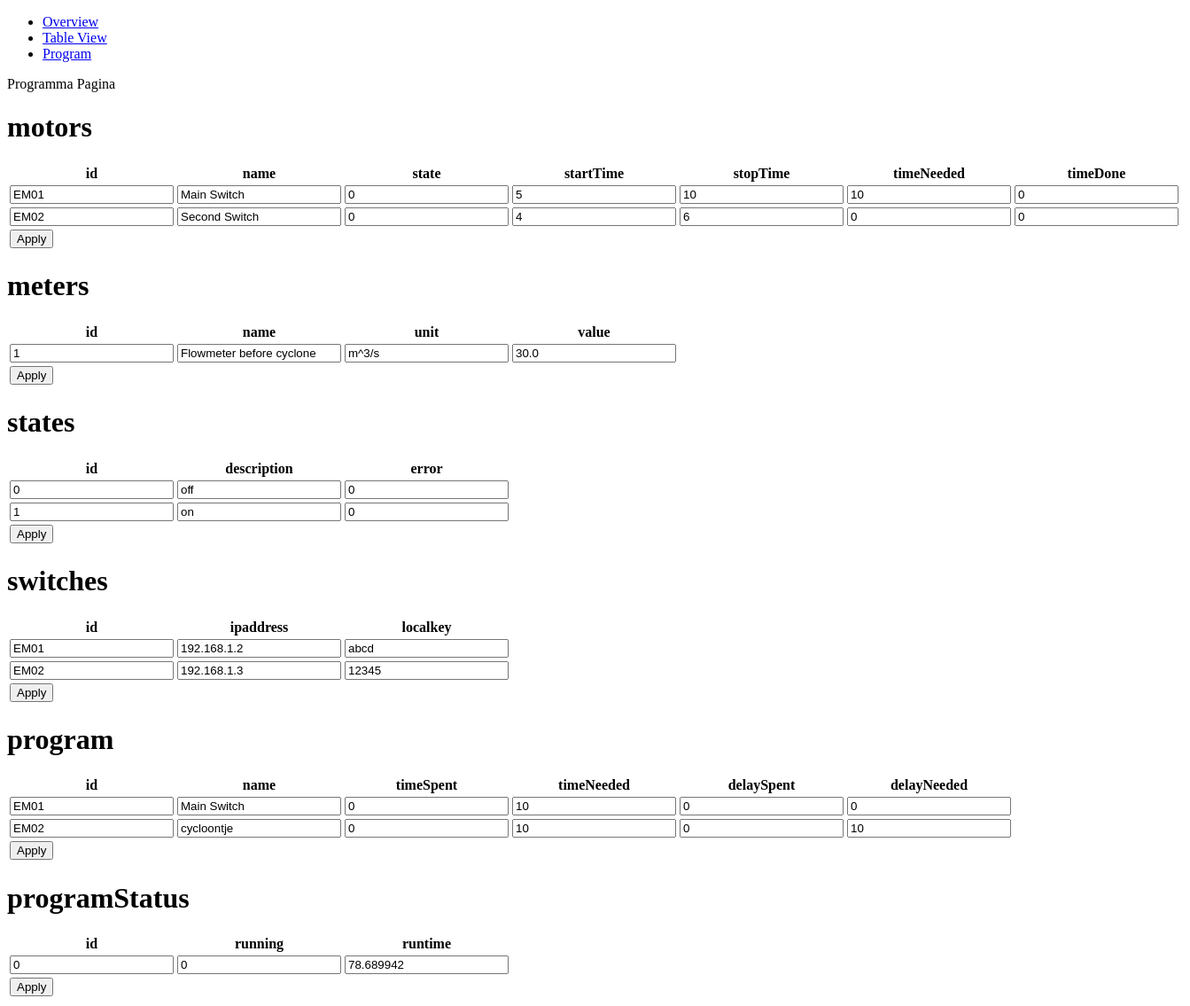
Page /program on the earlier database version.
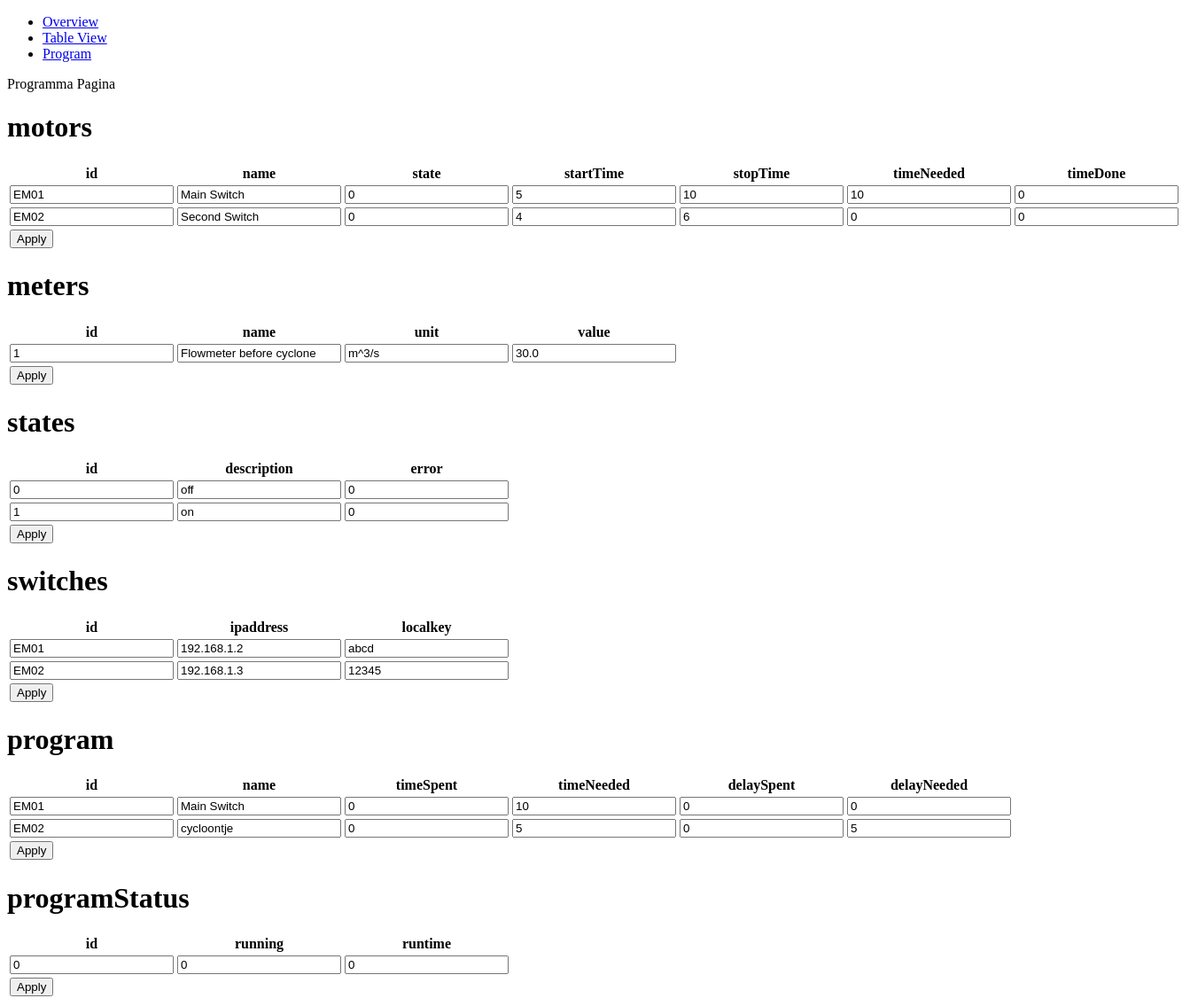
Same page on the later database version.
### tables this page shows
CREATE TABLE motors (id text primary key, name text, state int, startTime datetime, stopTime datetime, timeNeeded int, timeDone int);

CREATE TABLE meters (id text primary key, name text, unit text, value double);

CREATE TABLE states (id int primary key, description text, error int);

CREATE TABLE switches (id text primary key, ipaddress text, localkey text);

CREATE TABLE program (id text primary key, name text, timeSpent int, timeNeeded int, delaySpent int, delayNeeded int);

CREATE TABLE programStatus (id int primary key, running int, runtime);

### server/server.py (the view)
@app.route("/program")
def program():
    tables = []
    for tableName in tableNames:
        tables.append(sF.getTable(tableName))
    return render_template('program.html',tables=tables,tableNames=tableNames)

### server/serverFunctions/getTable.py (called while the page is built)
def getTable(table):
    db = sqlite3.connect('../data/machine.db',timeout=5)
    cs = db.execute('SELECT * FROM ' + table)
    ns = [description[0] for description in cs.description]
    result = []
    for ci in cs:
        result.append(dict(zip(ns,ci)))
    db.close()
    return result

### server/templates/program.html
{% extends "layout.html" %}
{% block main %}
	<div>
		Programma Pagina
	</div>
	{% for table in tables %}
	<div>
		<h1>{{ tableNames[loop.index-1] }}</h1>
		<form action="/program/{{ tableNames[loop.index-1] }}" method="POST">
                <table>
                        <thead>
                                <tr>
                                        {% for key, value in table[0].items() %}
                                                <th>{{key}}</th>
                                        {% endfor %}
                                </tr>
                        </thead>
                        <tbody>
                               	{% for item in table %}
                                       	<tr>
                                               	{% for key, value in item.items() %}
							<td><input name="{{item.id|string + key}}" value="{{value}}" /></th>
                                               	{% endfor %}
                                       	</tr>
                                {% endfor %}
				<tr><td><input type="submit" value="Apply"/></td></tr>
                        </tbody>
                </table>
		</form>
        </div>
	{% endfor %}
{% endblock %}

Differences in the rows shown:
no longer on this page (row edited): programStatus: key "runtime", item "0" "0", runtime "78.689942"
changed program "EM02": value "10" → "5"
Other differences:
new list line: "runtime 0 0 0"
